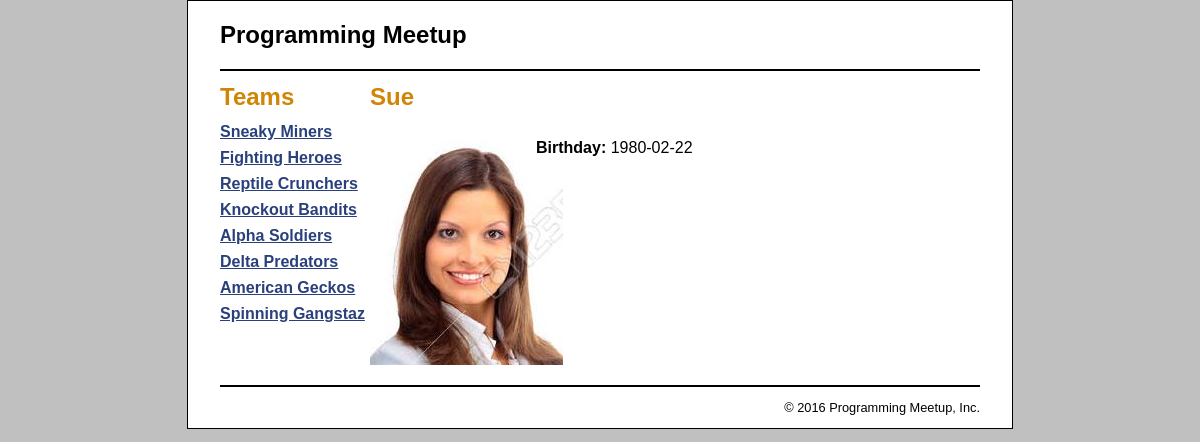
Screenshot of /controller/product_catalog?action=view_member&member_id=4 with the database file from the repository.
### tables this page shows
CREATE TABLE team (
	team_id				int				auto_increment,
	team_name			varchar(255)	not null 		unique,
	team_description	varchar(500)	not null,	
	
	primary key (team_id)
);

CREATE TABLE member (
	team_id				int				not null,
	member_id			int				auto_increment,	
	member_name			varchar(255)	not null,
	member_birthday		date,

	index team_id (team_id),	
	foreign key (team_id) references team(team_id),		
	primary key (member_id)	
);

### model/category_db.php (called while the page is built, shortened)
<?php
	function get_teams() {
	    global $db;
	    $query = 'SELECT * FROM team
	              ORDER BY team_id';
	    $statement = $db->prepare($query);
	    $statement->execute();
	    return $statement;
	}
?>

### model/product_db.php (called while the page is built, shortened)
<?php
function get_member($member_id) {
    global $db;
    $query = 'SELECT * FROM member
              WHERE member_id = :member_id';
    $statement = $db->prepare($query);
    $statement->bindValue(":member_id", $member_id);
    $statement->execute();
    $members = $statement->fetch();
    return $members;
}
?>

### view/product_catalog/product_view.php (the view)
<?php include '../../view/template/header.php'; ?>
<main>
    <aside>
        <h1>Teams</h1>
        <?php include '../../view/template/categories_nav.php'; ?>
    </aside>
    <section>
        <h1><?php echo $name; ?></h1>
        <div id="left_column">
            <p>
                <img src="<?php echo $image_filename; ?>"
                    alt="<?php echo $image_alt; ?>" />
            </p>
        </div>
        <div id="right_column">
            <p>
				<b>Birthday:</b> <?php echo $birth_day; ?>
			</p>
        </div>
    </section>
</main>
<?php include '../../view/template/footer.php'; ?>

### view/template/categories_nav.php
<nav>
	<ul>
	<?php foreach ($teams as $team) : ?>
		<li>
		<a href="?team_id=<?php echo $team['team_id']; ?>">
			<?php echo $team['team_name']; ?>
		</a>
		</li>
	<?php endforeach; ?>
	</ul>
</nav>

### public/css/main.css (style rules this page uses)
html { background-color: rgb(192, 192, 192); }
body { font-family: Arial, Helvetica, sans-serif; width: 760px; margin: 0 auto; padding: 0 2em; background-color: white; border: 1px solid black; }
aside { float: left; width: 150px; }
section { float: left; width: 500px; }
h1 { font-size: 150%; margin: .5em 0; }
h1, h2 { color: rgb(208, 133, 4); }
ul { list-style-type: none; margin: 0; padding-left: 0; padding-bottom: 1em; }
li { padding-bottom: 0.5em; }
a { color: rgb(41, 64, 124); font-weight: bold; }
#left_column { float: left; width: 150px; text-align: center; }
#right_column { float: left; padding-left: 1em; padding-bottom: 2em; }

### rows the page displays
team: team_name "Sneaky Miners"
team: team_name "Fighting Heroes"
team: team_name "Reptile Crunchers"
team: team_name "Knockout Bandits"
team: team_name "Alpha Soldiers"
team: team_name "Delta Predators"
team: team_name "American Geckos"
team: team_name "Spinning Gangstaz"
member: member_name "Sue", member_birthday "1980-02-22"
